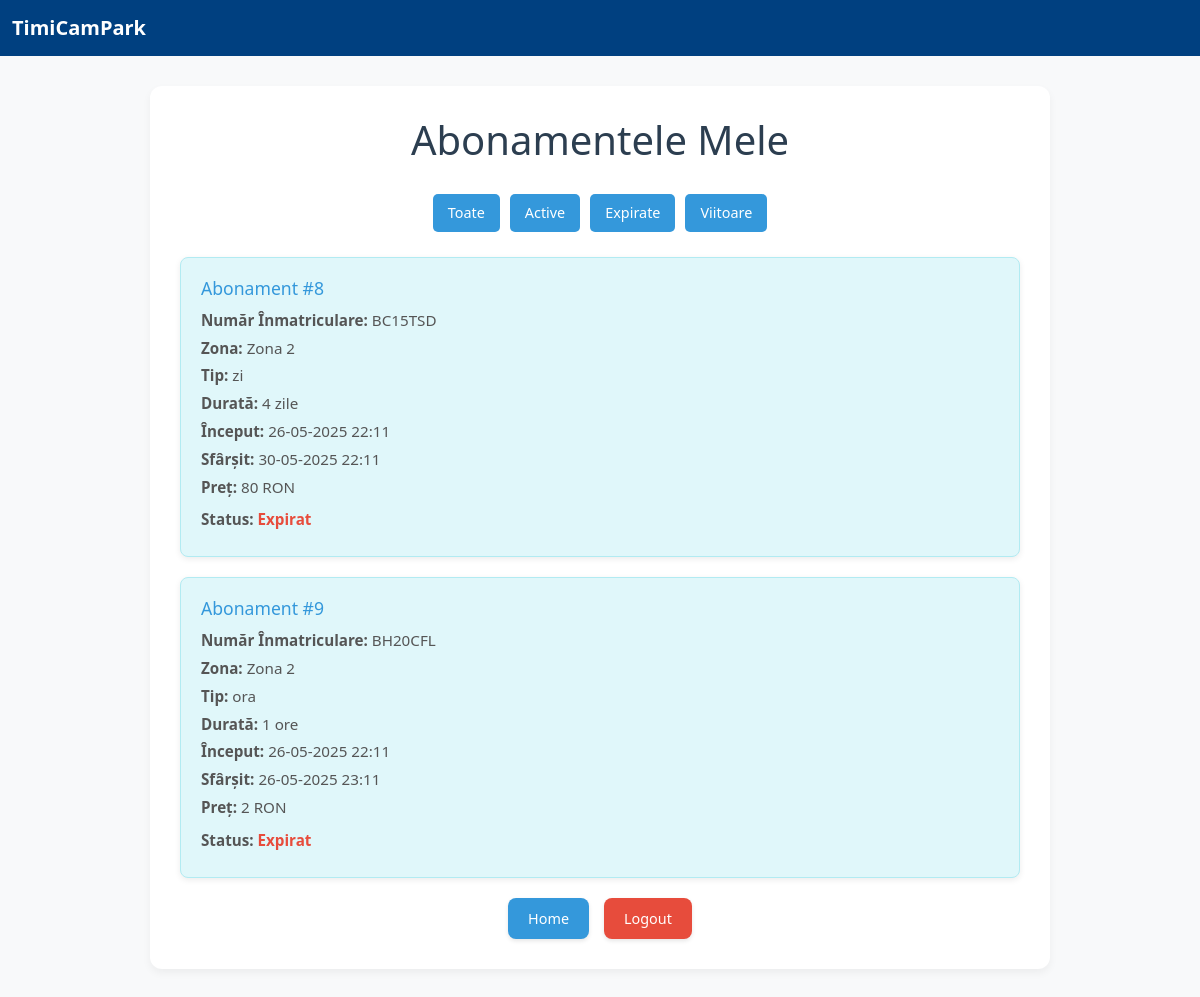
/abonamentele_mele (signed in), run on the app's committed database.
### tables this page shows
CREATE TABLE Abonamente (
    id_abonament INTEGER PRIMARY KEY AUTOINCREMENT,
    id_utilizator INTEGER NOT NULL,
    numar_inmatriculare VARCHAR(20) NOT NULL,
    zona TEXT NOT NULL CHECK( zona IN ('Zona 1', 'Zona 2', 'Zona 3', 'Zona 4') ), -- MODIFICARE AICI
    tip_abonament TEXT NOT NULL CHECK( tip_abonament IN ('ora', 'zi') ),
    durata INTEGER NOT NULL,
    data_inceput DATETIME NOT NULL,
    data_sfarsit DATETIME NOT NULL,
    data_achizitie TIMESTAMP DEFAULT CURRENT_TIMESTAMP,
    pret DECIMAL(10, 2) NOT NULL,
    status TEXT NOT NULL DEFAULT 'activ' CHECK( status IN ('activ', 'expirat', 'viitor') ),
    FOREIGN KEY (id_utilizator) REFERENCES Utilizatori(id_utilizator)
);

### app.py (the view)
@app.route('/abonamentele_mele', methods=['GET', 'POST'])
@login_required
def abonamentele_mele():
    actualizeaza_status_abonamente()
    logging.debug(f"request.form: {request.form}")
    db = get_db()
    status_filter = request.form.get('status_filter')
    logging.debug(f"status_filter: {status_filter}")
    query = 'SELECT * FROM Abonamente WHERE id_utilizator = ? ORDER BY data_inceput DESC'
    params = (session['user_id'],)
    if status_filter == 'activ':
        query = 'SELECT * FROM Abonamente WHERE id_utilizator = ? AND status = ? ORDER BY data_inceput DESC'
        params = (session['user_id'], 'activ')
        logging.debug("Filtrul activ este aplicat.")
    elif status_filter == 'expirat':
        query = 'SELECT * FROM Abonamente WHERE id_utilizator = ? AND status = ? ORDER BY data_inceput DESC'
        params = (session['user_id'], 'expirat')
        logging.debug("Filtrul expirat este aplicat.")
    elif status_filter == 'viitor':
        query = 'SELECT * FROM Abonamente WHERE id_utilizator = ? AND data_inceput > ? ORDER BY data_inceput DESC'
        params = (session['user_id'], datetime.now())
        logging.debug("Filtrul viitor este aplicat.")
    elif status_filter == 'toate':
        query = 'SELECT * FROM Abonamente WHERE id_utilizator = ? ORDER BY data_inceput DESC'
        params = (session['user_id'],)
        logging.debug("Filtrul toate este aplicat.")
    abonamente_rows = db.execute(query, params).fetchall()
    abonamente = []
    for row in abonamente_rows:
        abonament = dict(row)
        try:
            abonament['data_inceput'] = datetime.fromisoformat(abonament['data_inceput']) \
                if abonament['data_inceput'] else None
        except (TypeError, ValueError):
            abonament['data_inceput'] = None
        try:
            abonament['data_sfarsit'] = datetime.fromisoformat(abonament['data_sfarsit']) \
                if abonament['data_sfarsit'] else None
        except (TypeError, ValueError):
            abonament['data_sfarsit'] = None
        try:
            abonament['data_achizitie'] = datetime.fromisoformat(abonament['data_achizitie']) \
                if abonament['data_achizitie'] else None
        except (TypeError, ValueError):
            abonament['data_achizitie'] = None
        now = datetime.now()
        if abonament['data_inceput'] and abonament['data_inceput'] > now:
            display_status = 'Viitor'
        elif abonament['data_sfarsit'] and abonament['data_sfarsit'] < now:
            display_status = 'Expirat'
        else:
            display_status = 'Activ'
        abonament['display_status'] = display_status
        abonamente.append(abonament)
    print(f"Abonamente: {abonamente}")
    print(f"Status Filter: {status_filter}")
    return render_template('abonamentele_mele.html', abonamente=abonamente, now=datetime.now(), status_filter=status_filter, datetime=datetime)

### app.py (called while the page is built)
@app.teardown_appcontext
def close_connection(exception):
    close_db()

def login_required(f):
    @wraps(f)
    def decorated_function(*args, **kwargs):
        if session.get('user_id') is None:
            return redirect(url_for('login'))
        return f(*args, **kwargs)
    return decorated_function

def actualizeaza_status_abonamente():
    db = get_db()
    now = datetime.now()
    cursor = db.cursor()
    cursor.execute("UPDATE Abonamente SET status = 'expirat' WHERE data_sfarsit < ?", (now,))
    cursor.execute("UPDATE Abonamente SET status = 'activ' WHERE data_inceput <= ? AND data_sfarsit >= ?", (now,now))
    db.commit()
    logging.debug("S-a executat actualizarea statusului abonamentelor.")

### database.py (called while the page is built)
def get_db():
    if 'db' not in g:
        g.db = sqlite3.connect(
            DATABASE,
            detect_types=sqlite3.PARSE_DECLTYPES,
            isolation_level=None  # For autocommit mode
        )
        g.db.row_factory = sqlite3.Row
        g.db.execute("PRAGMA foreign_keys = ON")
    return g.db

### templates/abonamentele_mele.html (shortened to what this page needs)
{% extends "base.html" %}
{% block content %}
<div class="container-custom">
    <h1>Abonamentele Mele</h1>
    <div class="filter-options">
        <form method="POST" action="{{ url_for('abonamentele_mele') }}">
            <button type="submit" name="status_filter" value="toate">Toate</button>
            <button type="submit" name="status_filter" value="activ">Active</button>
            <button type="submit" name="status_filter" value="expirat">Expirate</button>
            <button type="submit" name="status_filter" value="viitor">Viitoare</button>
        </form>
    </div>
    {% if abonamente %}
        {% for abonament in abonamente %}
            <div class="abonament-card">
                <h2>Abonament #{{ abonament['id_abonament'] }}</h2>
                <p><strong>Număr Înmatriculare:</strong> {{ abonament['numar_inmatriculare'] }}</p>
                <p><strong>Zona:</strong> {{ abonament['zona'] }}</p>
                <p><strong>Tip:</strong> {{ abonament['tip_abonament'] }}</p>
                <p><strong>Durată:</strong> {{ abonament['durata'] }} {{ 'ore' if abonament['tip_abonament'] == 'ora' else 'zile' }}</p>
                {% if abonament['data_inceput'] %}
                <p><strong>Început:</strong> {{ abonament['data_inceput'].strftime('%d-%m-%Y %H:%M') }}</p>
                {% endif %}
                {% if abonament['data_sfarsit'] %}
                <p><strong>Sfârșit:</strong> {{ abonament['data_sfarsit'].strftime('%d-%m-%Y %H:%M') }}</p>
                {% endif %}
                <p><strong>Preț:</strong> {{ abonament['pret'] }} RON</p>
                <p class="abonament-status">
                    <strong>Status:</strong>
                    <span class="status-{{ abonament['display_status'] }}">{{ abonament['display_status'] }}</span>
                </p>
            </div>
        {% endfor %}
    {% else %}
        <p class="no-subscriptions">Nu aveți abonamente.</p>
    {% endif %}
    <div class="button-container">
        <a href="{{ url_for('hello') }}" class="nav-button">Home</a>
        <a href="{{ url_for('logout') }}" class="logout-button">Logout</a>
    </div>
</div>
{% endblock %}

### templates/base.html (style rules this page uses)
body { background-color: #f8f9fa; }

### templates/abonamentele_mele.html (style rules this page uses)
.container-custom { background-color: #fff; border-radius: 12px; padding: 30px; max-width: 900px; margin: 30px auto; box-shadow: 0 4px 8px rgba(0, 0, 0, 0.05); }
h1 { color: #2c3e50; text-align: center; margin-bottom: 30px; font-size: 2.5rem; }
.filter-options { margin-bottom: 25px; text-align: center; }
.filter-options form { display: flex; flex-wrap: wrap; justify-content: center; gap: 10px; }
.filter-options button { padding: 8px 15px; border: none; border-radius: 5px; background-color: #3498db; color: white; cursor: pointer; font-size: 0.9rem; transition: background-color 0.3s ease, transform 0.2s ease; }
.abonament-card { background-color: #e0f7fa; border-radius: 8px; padding: 20px; margin-bottom: 20px; border: 1px solid #b2ebf2; box-shadow: 0 2px 6px rgba(0, 0, 0, 0.08); }
.abonament-card h2 { font-size: 1.1rem; color: #3498db; margin-bottom: 10px; }
.abonament-card p { margin-bottom: 5px; font-size: 0.95rem; color: #555; }
.abonament-status { font-weight: bold; font-size: 1rem; margin-top: 10px; }
.status-Expirat { color: #e74c3c; }
.button-container { display: flex; gap: 15px; justify-content: center; margin-top: 20px; flex-wrap: wrap; }
.nav-button, .logout-button { border: none; color: white; padding: 10px 20px; font-size: 0.9rem; border-radius: 8px; cursor: pointer; transition: background-color 0.3s ease, transform 0.2s ease; box-shadow: 0 2px 4px rgba(0, 0, 0, 0.1); text-decoration: none; }
.nav-button { background-color: #3498db; }
.logout-button { background-color: #e74c3c; }

### data on the page
Abonamente: id_abonament "8", numar_inmatriculare "BC15TSD", zona "Zona 2", tip_abonament "zi", durata "4", tip_abonament "zile", data_inceput "26-05-2025 22:11", data_sfarsit "30-05-2025 22:11", pret "80", display_status "Expirat"
Abonamente: id_abonament "9", numar_inmatriculare "BH20CFL", zona "Zona 2", tip_abonament "ora", durata "1", tip_abonament "ore", data_inceput "26-05-2025 22:11", data_sfarsit "26-05-2025 23:11", pret "2", display_status "Expirat"
